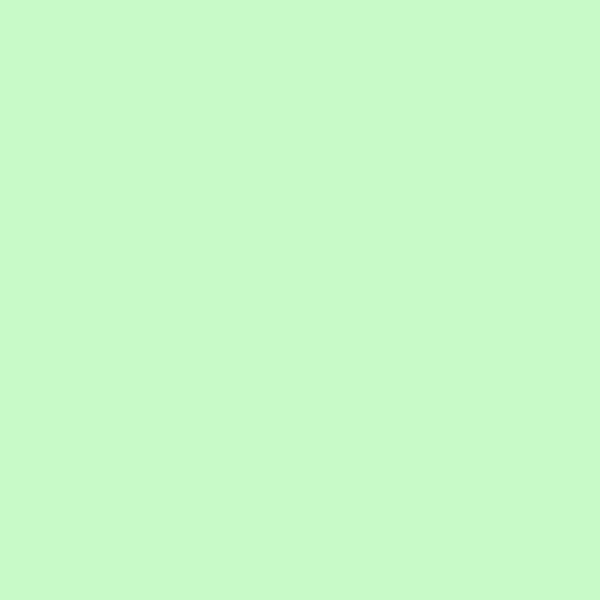
Frame 1 (no input)
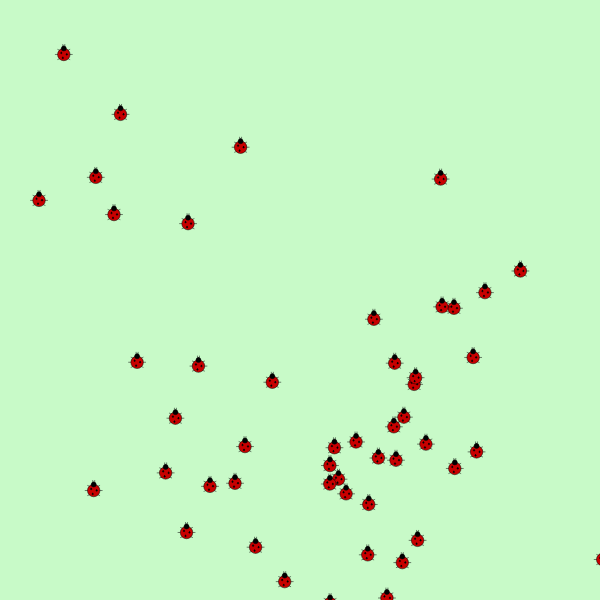
Frame 60 (no input)
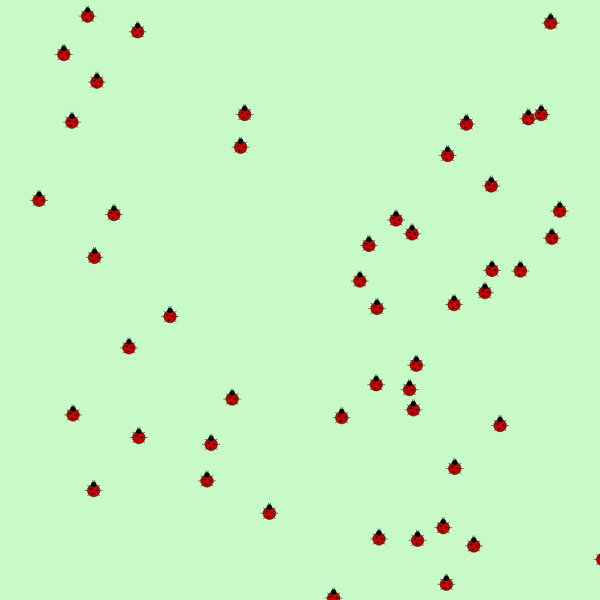
Frame 120 (the mouse pressed at the canvas centre since frame 60)

The p5.js sketch that drew these frames (run headless with seeded random() and noise() and a simulated clock; from frame 60 on, the mouse is pressed at the canvas centre):

// p5.js sketch
// ── sketch.js
/*
make a bunch of ladybugs which are red circles with some black. 
translate (x,y) where x, y is middle of ladybug and draw elipse around it 
drawBug(x,y) is a method which does push(), translate(x,y), draw bug, pop()
give bug random timers for tweening as a property

use mousePressed to give movetomouse method an x and y coord and then use mouseReleased

*/
let numBug = 50;
let bugs = [];
let bug1;
let pressed = 0;
function setup() {
  createCanvas(600, 600);
  
  for(let i = 0; i < numBug; i++) {
    bugs.push (new ladybug(random(100, width - 100), random(100, height - 100), random(1, 4)))
  }
}
function draw() {
  background(200,250,200);
  for(let i = 0; i < numBug; i++) {
    bugs[i].update();
    bugs[i].draw();
  }
}

function ladybug(xInit, yInit, initTime) {
  this.clock = millis() / 1000;
  this.startX = width/2;
  this.startY = height + 50;
  this.speed = initTime;
  this.pct = 0;
  this.stopX = random(width);
  this.stopY = random(height);
  this.x = 0;
  this.y = 0;
  this.incr = 0.005 * initTime;
  this.timer = initTime * 1000;
  this.savedTime = millis();
  this.elapsedTime = 0;
  
  
  this.update = function() {
    
    
    if(this.pct >= 1) {
      this.elapsedTime = millis() - this.savedTime;
      if(this.elapsedTime > this.timer) {
        this.savedTime = millis();
        this.startX = this.stopX;
        this.startY = this.stopY;
        if (pressed == 0) {
          this.stopX = random(width);
          this.stopY = random(height);
        } else if (pressed == 1) {
          this.stopX = mouseX;
          this.stopY = mouseY;
        }
        
        this.pct = 0;
      }
      
    }
    if(this.pct < 1) {
      this.pct += this.incr;
      this.x = this.startX + ((this.stopX - this.startX) * this.pct);
      this.y = this.startY + ((this.stopY - this.startY) * this.pct);
    }
    
  }
    
  this.draw = function() {
    push();
    translate(this.x, this.y);
    rotate(3*PI/2);
    scale(0.5);
    line(-5, 0, -10, 12);
    line(0, 0, 0, 17);
    line(5, 0, 10, 12);
    line(-5, 0, -10, -12);
    line(0, 0, 0, -17);
    line(5, 0, 10, -12);
    line(0,-2, 20, -2);
    line(0,2, 20, 2);
    fill(200,0,0);
    ellipse(0,0,25,25);
    fill(0,0,0);
    ellipse(12,0,10,10);
    ellipse(0,6,3,3);
    ellipse(-7,-2,3,3);
    ellipse(3,-5,3,3);
    pop();
  }
}

function mousePressed() {
  pressed = 1;
}

function mouseReleased() {
  pressed = 0;
}
